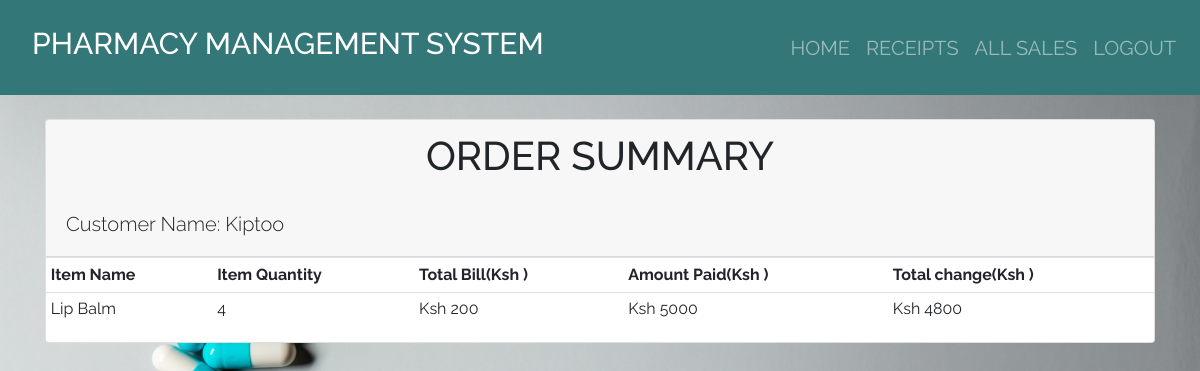
/receipt/9/ (signed in), run on the app's committed database.
### product_app/models.py (models this page shows, shortened)
class Sale(models.Model):
    item = models.ForeignKey(Product, on_delete = models.CASCADE)
    quantity = models.IntegerField(default = 0, null = True, blank = True)
    amount_received = models.IntegerField(default = 0, null = True, blank = True)
    issued_to = models.CharField(max_length = 50, null = True, blank = True)
    unit_price = models.IntegerField(default = 0, null = True, blank = True)
    def get_total(self):
        total = self.quantity * self.item.unit_price
        return int(total)
    def get_change(self):
        change = self.get_total() - self.amount_received
        return abs(int(change))

class Product(models.Model):
    category_name = models.ForeignKey(Category, on_delete = models.CASCADE,null = True, blank = True )
    item_name = models.CharField(max_length = 50, null = True, blank = True)
    total_quantity = models.IntegerField(default = 0, null = True, blank = True)
    issued_quantity = models.IntegerField(default = 0, null = True, blank = True)
    received_quantity = models.IntegerField(default = 0, null = True, blank = True)
    unit_price = models.IntegerField(default=0, null=True, blank=True)
    def __str__(self):
        return self.item_name

### product_app/views.py (the view)
# urls.py: path('receipt/<int:receipt_id>/', views.receipt_detail, name='receipt_detail'),
@login_required
def receipt_detail(request, receipt_id):
    receipt = Sale.objects.get(id = receipt_id)
    return render(request, 'products/receipt_detail.html', {'receipt': receipt})

### templates/products/receipt_detail.html
{% extends 'products/base.html'%} {% block content%}
<br />
<div class="container">
  <div class="row">
    <div class="col-md-12">
      <div class="card">
        <div class="card-header">
          <h1 class="text-center">ORDER SUMMARY</h1><br>
          <h2 class="lead">Customer Name: {{receipt.issued_to | title}}</h2>
        </div>
        <div class="card-block">
          <div class="table-responsive">
            <table class="table table-sm">
              <thead>
                <tr>
                  <td><strong>Item Name</strong></td>
                  <td class="text-xs-center"><strong>Item Quantity</strong></td>
                  <td class="text-xs-right"><strong>Total Bill(Ksh )</strong></td>
                  <td class="text-xs-right"><strong>Amount Paid(Ksh )</strong></td>
                  <td class="text-xs-right">
                    <strong>Total change(Ksh )</strong>
                  </td>
                </tr>
              </thead>
              <tbody>
                <tr>
                  <td>{{receipt.item| title}}</td>
                  <td class="text-xs-center">{{receipt.quantity }}</td>
                  <td class="text-xs-center">Ksh {{receipt.get_total | title}}</td>
                  <td class="text-xs-right">Ksh {{ receipt.amount_received }}</td>
                  <td class="text-xs-right">Ksh {{ receipt.get_change }}</td>
                </tr>
              </tbody>
            </table>
          </div>
        </div>
      </div>
    </div>
  </div>
</div>
{% endblock %}

### product_app/static/css/main.css (style rules this page uses)
html,body { position: relative; overflow-x: hidden; background: url('/static/images/img6.jpg'); width: 100% !important; height: 100vh; display: table; position: relative; background-position: center; background-attachment: scroll; -o-background-size: cover; -moz-background-size: cover; -webkit-background-size: cover; background-size: cover; background-repeat: no-repeat; }
body { background-color: hsl(0, 0%, 98%); font-family: 'raleway'; }

### data on the page
Sale: issued_to "Kiptoo", item "Lip Balm", quantity "4", get_total "200", amount_received "5000", get_change "4800"
